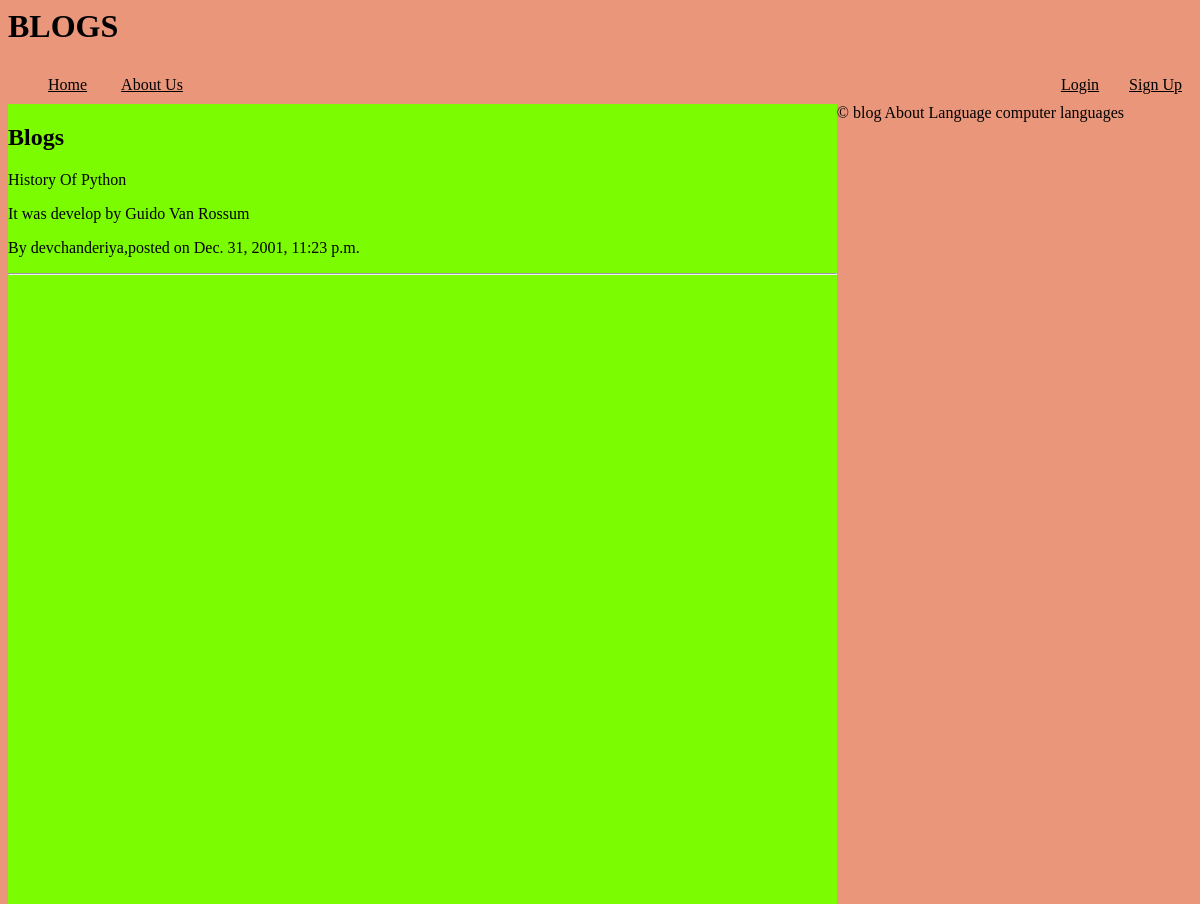
The app's page /post/1/ with its own data.
### blog/models.py (models this page shows, shortened)
class Post(models.Model):
	title=models.CharField(max_length=100)
	content=models.TextField()
	date_posted=models.DateTimeField(default=timezone.now())
	author=models.ForeignKey(User,on_delete=models.CASCADE)

### blog/views.py (the view)
# urls.py: path('post/<int:pk>/',PostDetailView.as_view(),name='post-detail'),
class PostDetailView(DetailView):
	model=Post

### blog/templates/blog/post_detail.html (shortened to what this page needs)
{% extends 'blog/Base.html' %}
{% block content %}
<h2>Blogs</h2>
<h2>{{object.title}}</h2>
<p>{{ object.content }}</p>
<p>By {{ object.author }},posted on {{ object.date_posted }}</p>
<hr/>
{% endblock content %}

### blog/static/blog/style.css.css (style rules this page uses)
body { background-color:DarkSalmon; }

### records on screen
Post: title "History Of Python", content "It was develop by Guido Van Rossum", author "devchanderiya", date_posted "Dec. 31, 2001, 11:23 p.m."
